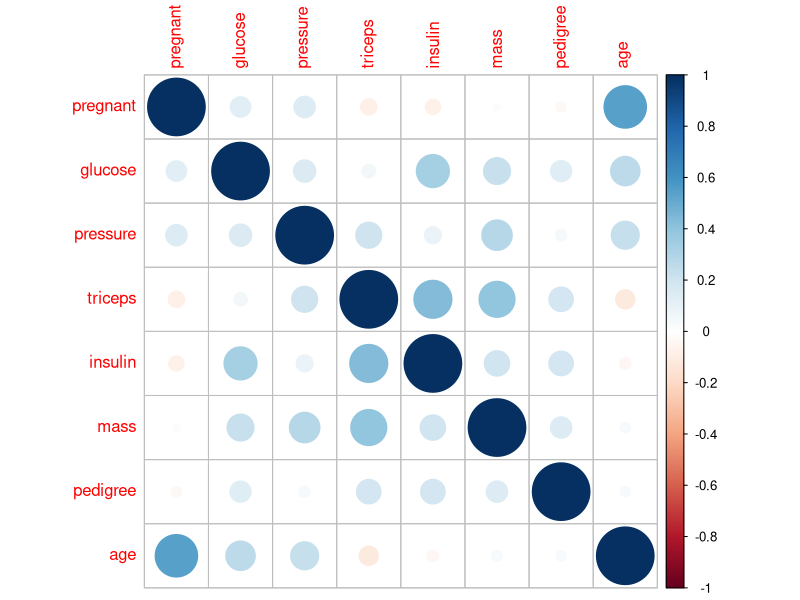
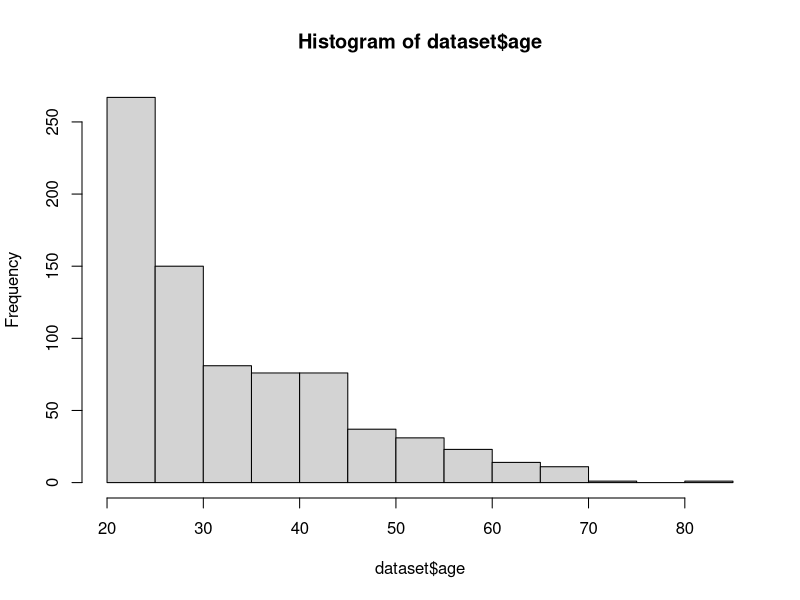
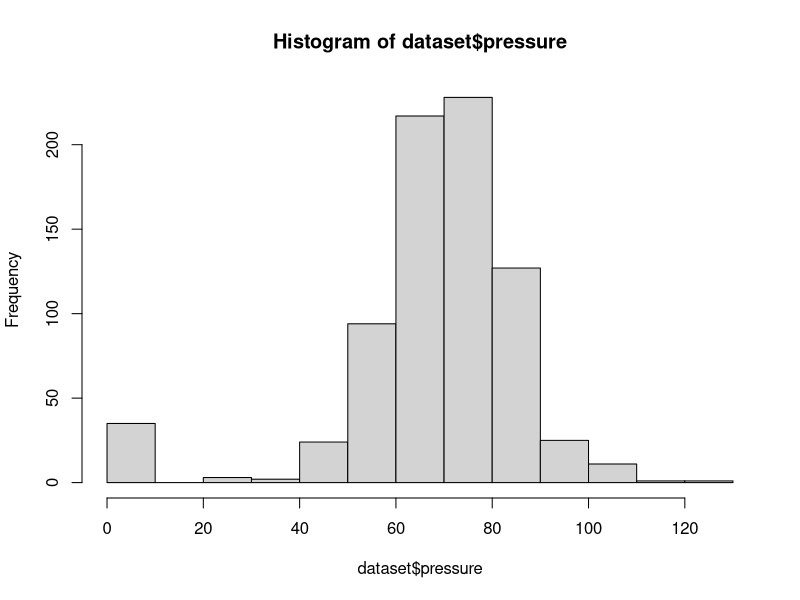
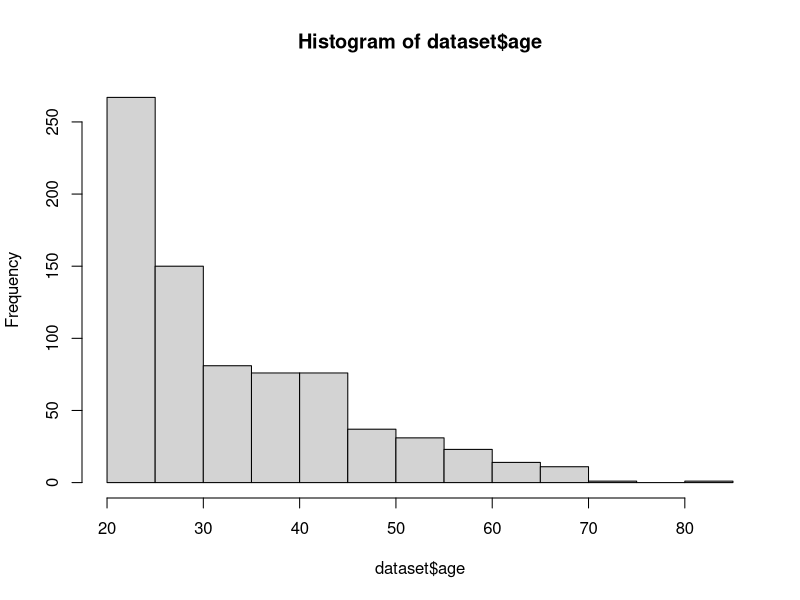
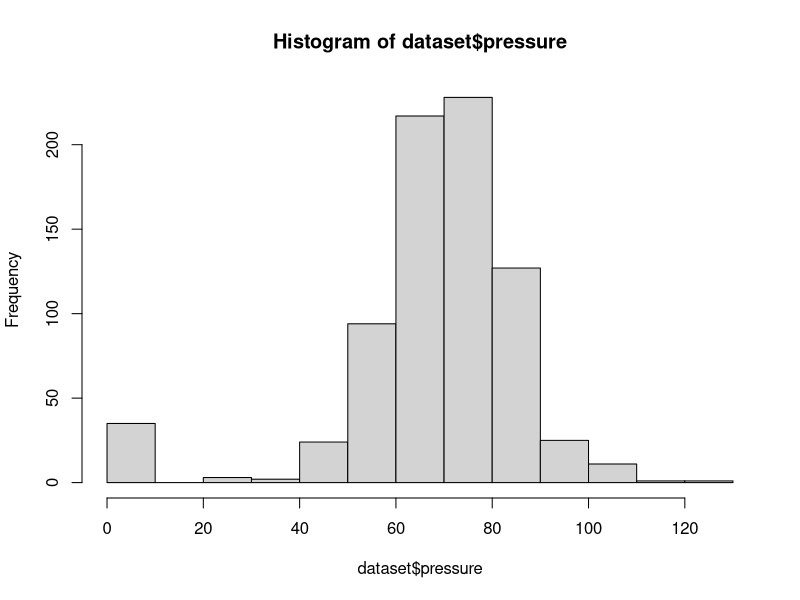

The R script that drew these images, in order:
# Lab - Estatística Elementar em R

# Obs: Caso tenha problemas com a acentuação, consulte este link:
# https://support.rstudio.com/hc/en-us/articles/200532197-Character-Encoding

# Configurando o diretório de trabalho
# Coloque entre aspas o diretório de trabalho que você está usando no seu computador
# Não use diretórios com espaço no nome
setwd("~/4-analise-estatistica-com-r")
getwd()


# Dataset
install.packages("mlbench")
library(mlbench)
data(PimaIndiansDiabetes)
View(PimaIndiansDiabetes)

# Melhorando o nome do dataset
dataset <- PimaIndiansDiabetes
View(dataset)

# Dimensões e tipos dos dados
?dim
dim(dataset)
str(dataset)

# Sumário dos dados
summary(dataset)
summary(dataset$age)

# A média de uma variável é uma medida numérica da localização central dos valores dos dados. 
# É a soma de seus valores dividido pela contagem de dados.
mean(dataset$age)  
mean(dataset$age, na.rm = TRUE)  
is.na(dataset$age)

# A mediana de uma variável é o valor no meio quando os dados são classificados em ordem crescente. 
# É uma medida ordinal da localização central dos valores de dados.
median(dataset$age) 

# Existem vários quartis de uma variável. O primeiro quartil, ou quartil inferior, é o valor 
# que corta os primeiros 25% dos dados quando é classificado em ordem crescente. 
# O segundo quartil, ou mediana, é o valor que corta os primeiros 50%. 
# O terceiro quartil, ou quartil superior, é o valor que corta os primeiros 75%.
quantile(dataset$age)     
quantile(dataset$age, c(.10, .20, .30,.40,.50,.60,.70,.80,.90)) 

# O intervalo (range) de uma variável é a diferença de seus maiores e menores valores de dados. 
# É uma medida de quão distante os dados se espalham.
range(dataset$age)

# A variação interquartil de uma variável é a diferença de seus quartis superior e inferior. 
# É uma medida de quão distante a parte média dos dados se espalha.
IQR(dataset$age)

# A variância é uma medida numérica de como os valores dos dados estão dispersos em torno da média.
var(dataset$age)

# O desvio padrão de uma variável é a raiz quadrada de sua variância.
# O desvio padrão mede a dispersão dos seus dados (quão os dados estão distantes da média).
sd(dataset$age) 

# A covariância de duas variáveis x e y em um conjunto de dados mede como as duas variáveis 
# estão linearmente relacionadas. 
# Uma covariância positiva indicaria uma relação linear positiva entre as variáveis, e uma 
# covariância negativa indicaria o contrário.
cov(dataset$age, dataset$glucose)

# O coeficiente de correlação de duas variáveis em um conjunto de dados é igual a sua covariância 
# dividida pelo produto de seus desvios-padrão individuais. É uma medida normalizada de como os 
# dois estão linearmente relacionados. Os valores vão de -1 a +1. Valores próximos de zero indicadm 
# que não há correlação. Valor de -1 indica forte correlação negativa e +1 forte correlação positiva.
cor(dataset$age, dataset$glucose)
correlacoes <- cor(dataset[,1:8])
print(correlacoes)

install.packages("corrplot")
library(corrplot)
corrplot(correlacoes, method = "circle")


# Pacote para as funções skewness e kurtosis
install.packages("e1071")
library(e1071) 

# Em estatística, a assimetria (skewness) é uma medida da distorção da distribuição de 
# probabilidade de uma variável aleatória sobre sua média. Em outras palavras, a assimetria 
# informa a quantidade e a direção da inclinação (partida de simetria horizontal). 

# O valor de assimetria pode ser positivo ou negativo ou ainda indefinido. Se a assimetria é 0, 
# os dados são perfeitamente simétricos, embora seja bastante improvável para dados do mundo real. 

# Via de regra:

# Se a assimetria é menor que -1 ou maior que 1, a distribuição é altamente distorcida.
# Se a assimetria é entre -1 e -0,5 ou entre 0,5 e 1, a distribuição é enviesada moderadamente.
# Se a assimetria é entre -0,5 e 0,5, a distribuição é aproximadamente simétrica.

# A medida positiva indicaria que a média dos valores dos dados é maior do que a mediana e 
# a distribuição dos dados é desviada para a direita.
# Uma medida negativa indica que a média dos valores dos dados é menor que a mediana e a 
# distribuição dos dados é inclinada para a esquerda. 
?skewness
skewness(dataset$age)
hist(dataset$age)

skewness(dataset$pressure)
summary(dataset$pressure)
hist(dataset$pressure)

# A curtose informa a altura e a nitidez do pico central, em relação a uma curva de sino padrão.
# A distribuição normal tem kurtosis igual a zero.
kurtosis(dataset$age) 
hist(dataset$age)

kurtosis(dataset$pressure)
hist(dataset$pressure)

# Exercício
# Considere os dados de exemplo a seguir.
# Calcule as estatísticas elementares e interprete o resultado da assimetria e da curtose.
# A distribuição dos dados é normal?

# Dados de exemplo
dados <- rnorm(n = 10000, mean = 55, sd = 4.5)
View(dados)

# Solução na próxima aula!





